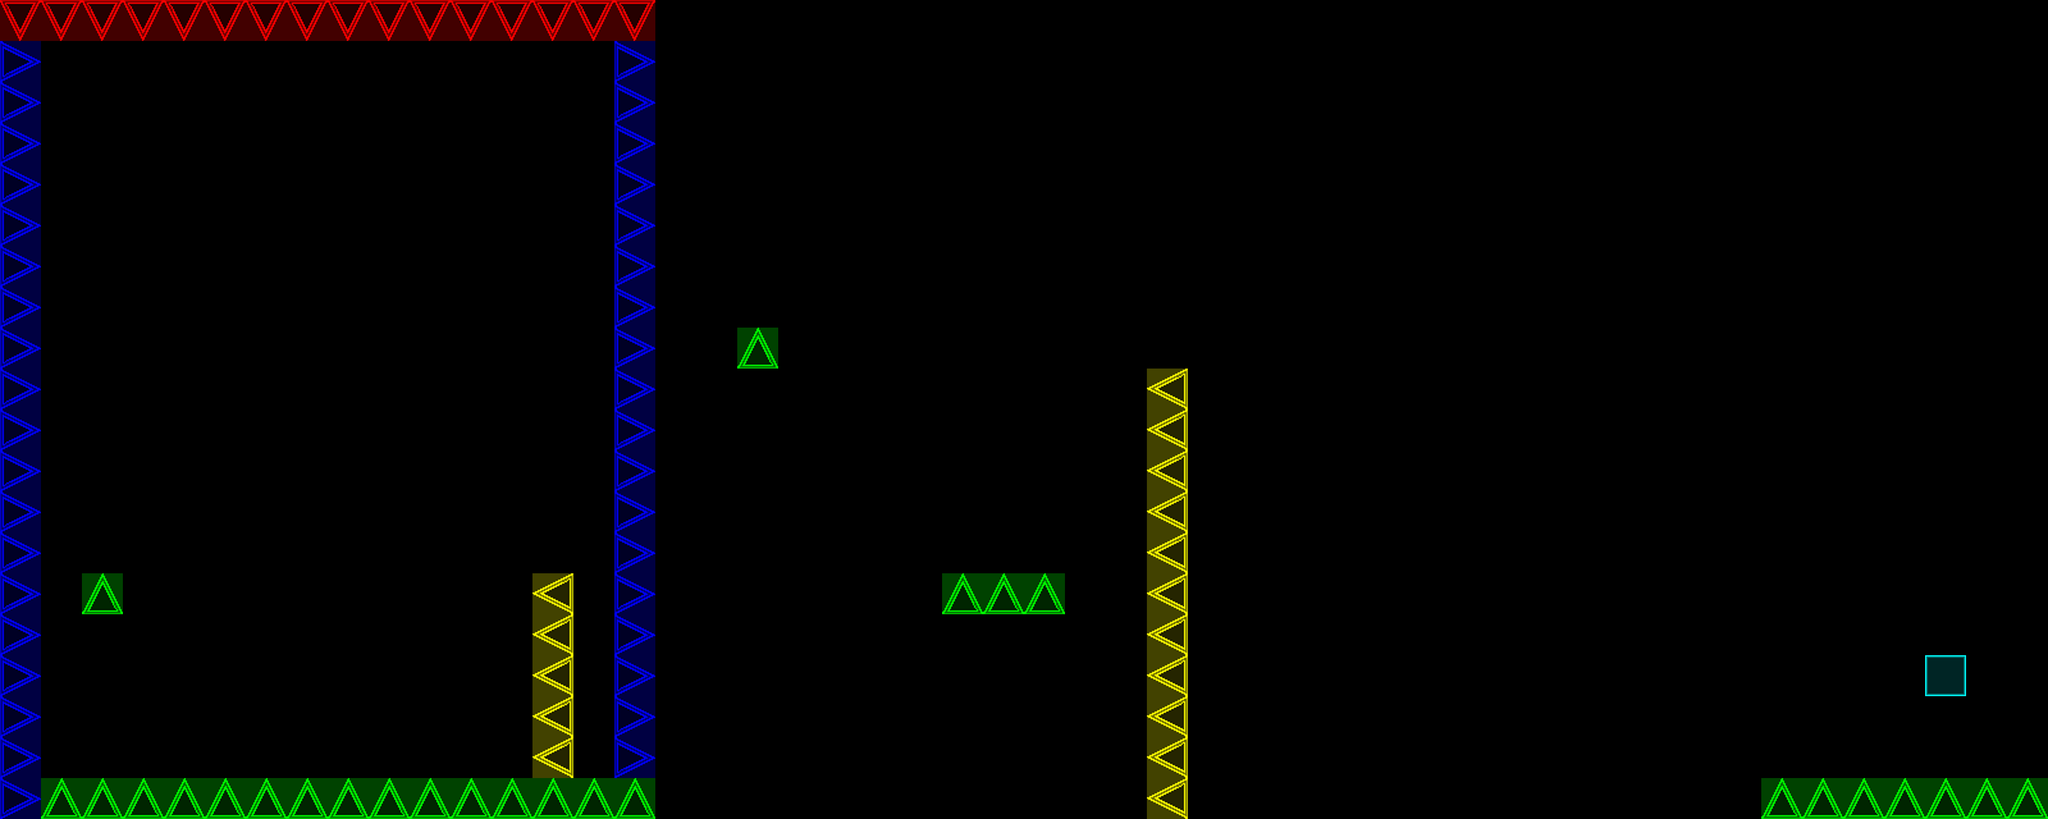

This game map was drawn from its Tiled (.tmx) file and the tilesets committed beside it. A one-line description and the trimmed map source follow:
An orthogonal 50x20 tile map with 128x128 px tiles, 1 tile layer (Tile Layer 2) and 1 object (Player).

<map version="1.0" orientation="orthogonal" width="50" height="20" tilewidth="128" tileheight="128">
 <tileset firstgid="1" name="sheet" tilewidth="128" tileheight="128">
  <image source="sheet128.png" width="640" height="128" />
 </tileset>
 <layer name="Tile Layer 2" width="50" height="20">
  <data>[1000 cells, 97 non-empty, 5 distinct tile ids]</data>
 </layer>
 <objectgroup name="Objects" width="50" height="20">
  <object name="Player" x="896" y="2048" width="128" height="128" />
 </objectgroup>
</map>
